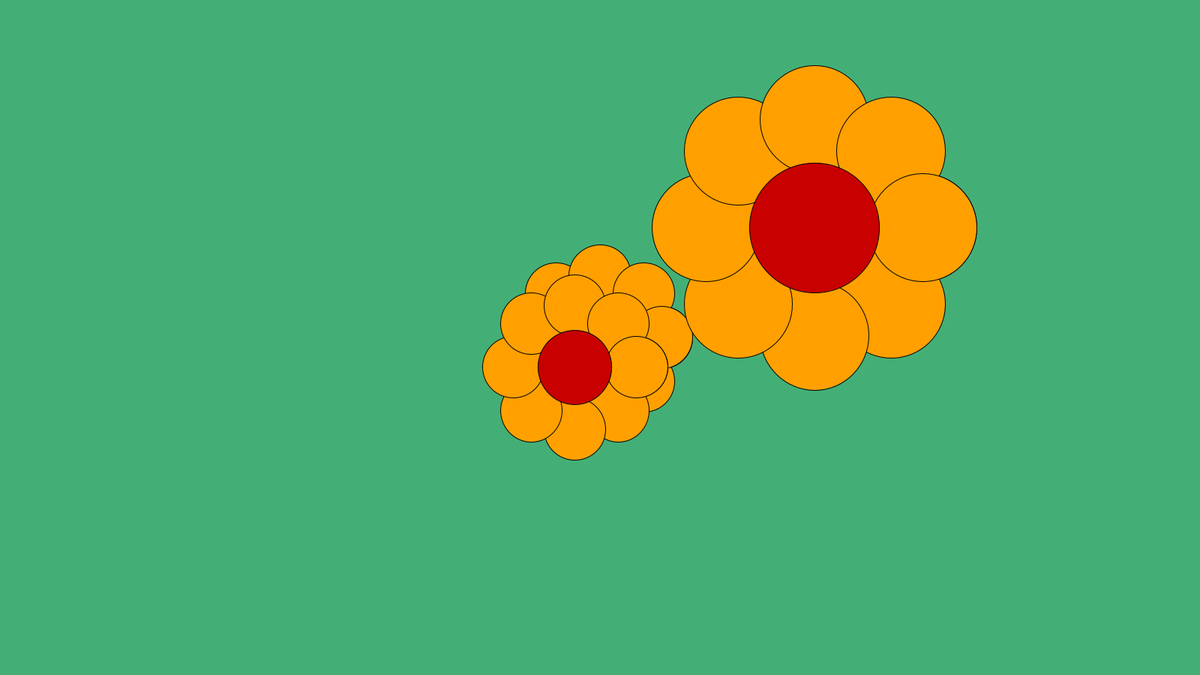
Frame 1 (no input)
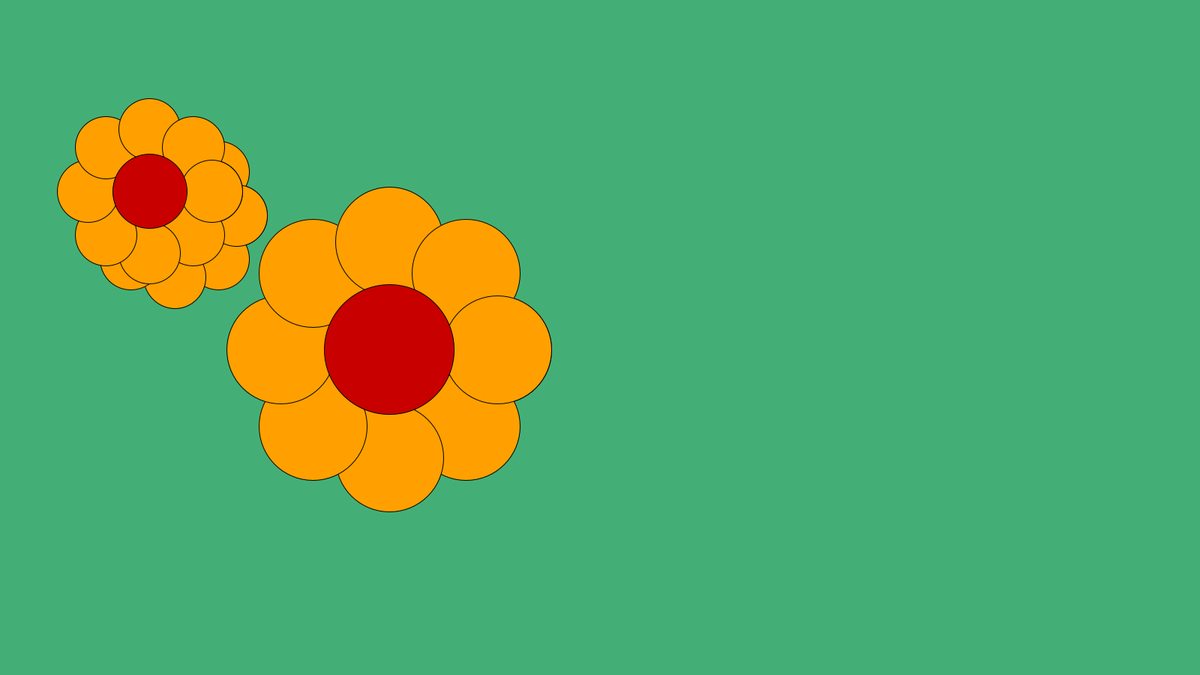
Frame 60 (the mouse pressed at the canvas centre just before this capture)
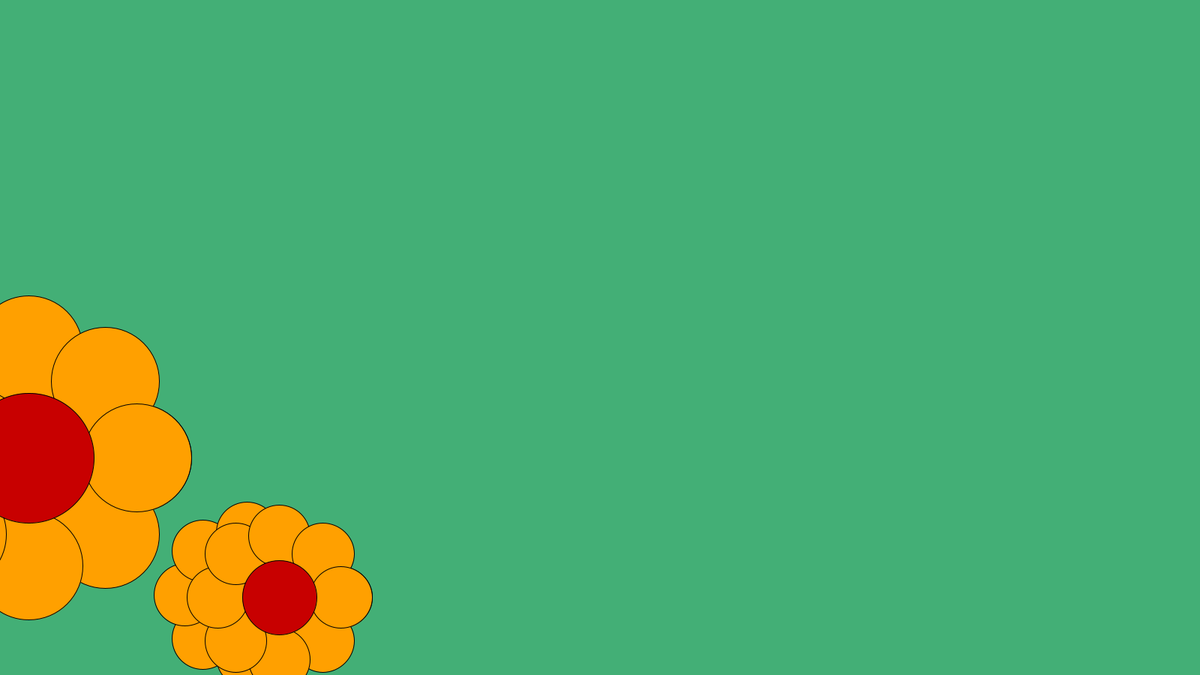
Frame 120 (the mouse held since frame 60 and released just before this capture)

The Processing sketch that drew these frames (run headless with seeded random() and noise(); from frame 60 on, the mouse is pressed at the canvas centre):

// Processing sketch: Homework_5
// ── Homework_5.pde
Flower myFlower1;
Flower myFlower2;
Flower myFlower3;

void setup() {
  size(1600, 900);


  float _r1= random(50, 100);
  int _petals=8;
  float _x=width/2;  //800
  float _y=height/2;  //600
  int _pc=#FFA000;
  float _speedX=random(-20, 20);
  float _speedY=random(-20, 20);
  myFlower1 = new Flower(_r1, _petals, _x, _y, _pc, _speedX, _speedY);
  myFlower2 = new Flower(_r1+random(50, 100), _petals, _x+random(-400, 400), _y+random(-400, 400), _pc, _speedX, _speedY);
  myFlower3 = new Flower(_r1, _petals, _x+random(-400, 400), _y+random(-400, 400), _pc, _speedX, _speedY);

}


void draw() {

  background(#43AF76);


  myFlower1.display();
  myFlower1.movement();
  myFlower1.bounce();
  myFlower2.display();
  myFlower2.movement();
  myFlower2.bounce();
  myFlower3.display();
  myFlower3.movement();
  myFlower3.bounce();
}

// ── Flower.pde
class Flower {

  // Variables

  float r;       // radius of the flower petal
  int n_petals;  // number of petals 
  float x;       // x-position of the center of the flower
  float y;       // y-position of the center of the flower
  int petalColor;//hexadecimal number for the color of petals
  float speedX; // X-speed
  float speedY; // Y-speed

  Flower(float temp_r, int temp_n_petals, float temp_x, float temp_y, int temp_petalColor, float temp_speedX, 
    float temp_speedY) {
    r = temp_r;
    n_petals = temp_n_petals;
    x = temp_x;
    y = temp_y;
    petalColor = temp_petalColor;
    speedX = temp_speedX;
    speedY = temp_speedY;
  }
  void display () {

    float petalX;
    float petalY;

    fill(petalColor);

    for (float i = 0; i<PI*2; i += 2*PI/n_petals) {
      petalX = x + r*cos(i);
      petalY = y + r*sin(i);
      ellipse(petalX, petalY, r, r);
    }

    fill(200, 0, 0);
    ellipse(x, y, r*1.2, r*1.2);
  }

  void movement () {

    fill(petalColor);
    x = x + speedX;
    y = y + speedY;
  }

  void bounce() {
    if (x < 0) {
      speedX = -speedX;
    }

    if (x > width) {
      speedX = -speedX;
    }

    if (y < 0) {
      speedY = -speedY;
    }

    if (y > height) {
      speedY = -speedY;
    }
  }
}
